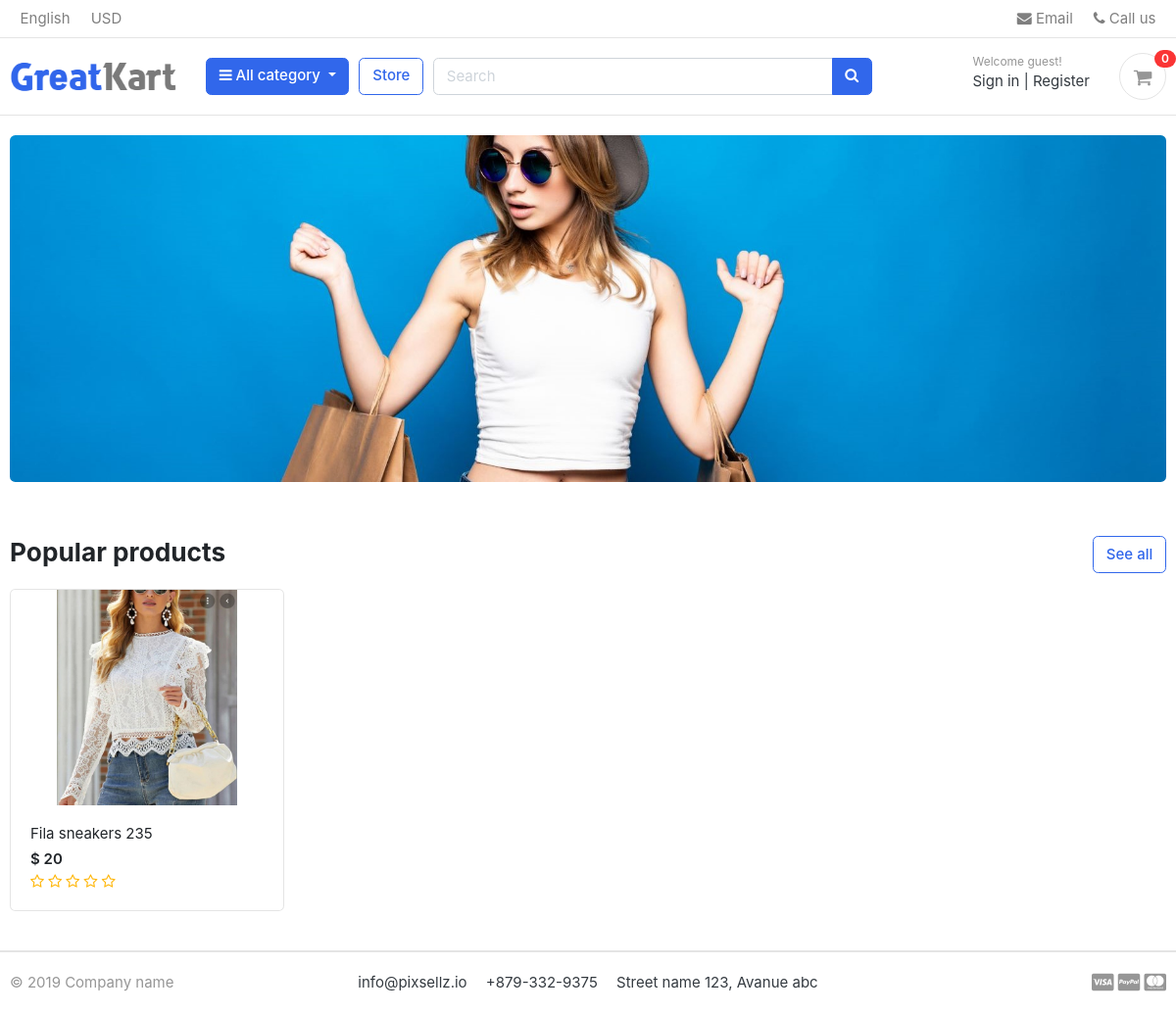
The page / on the database its author committed.
### store/models.py (models this page shows, shortened)
class Product(models.Model):
    product_name    = models.CharField(max_length=200, unique=True)
    slug            = models.SlugField(max_length=200, unique=True)
    description     = models.TextField(max_length=500, blank=True)
    price           = models.IntegerField()
    images          = models.ImageField(upload_to='photos/products')
    stock           = models.IntegerField()
    is_available    = models.BooleanField(default=True)
    category        = models.ForeignKey(Category, on_delete=models.CASCADE)
    created_date    = models.DateTimeField(auto_now_add=True)
    modified_date   = models.DateTimeField(auto_now=True)
    def get_url(self):
        return reverse('product_detail', args=[self.category.slug, self.slug])
    def averageReview(self):
        reviews = ReviewRating.objects.filter(product=self, status=True).aggregate(average=Avg('rating'))
        avg = 0
        if reviews['average'] is not None:
            avg = float(reviews['average'])
        return avg

### greatkart/views.py (the view)
# urls.py: 2. Add a URL to urlpatterns:  path('', views.home, name='home')
def home(request):
    products = Product.objects.all().filter(is_available=True).order_by('created_date')
    reviews = None
    for product in products:
        reviews = ReviewRating.objects.filter(product_id=product.id, status=True)
    context = {
        'products': products,
        'reviews': reviews,
    }
    return render(request, 'home.html', context)

### carts/context_processors.py (called while the page is built)
def counter(request):
    cart_count = 0
    if 'admin' in request.path:
        return {}
    else:
        try:
            cart = Cart.objects.filter(cart_id=_cart_id(request))
            if request.user.is_authenticated:
                cart_items = CartItem.objects.all().filter(user=request.user)
            else:
                cart_items = CartItem.objects.all().filter(cart=cart[:1])
            for cart_item in cart_items:
                cart_count += cart_item.quantity
        except Cart.DoesNotExist:
            cart_count = 0
    return dict(cart_count=cart_count)

### carts/views.py (called while the page is built)
def _cart_id(request):
    cart = request.session.session_key
    if not cart:
        cart = request.session.create()
    return cart

### category/context_processors.py (called while the page is built)
def menu_links(request):
    links = Category.objects.all()
    return dict(links=links)

### category/models.py (called while the page is built)
    def get_url(self):
            return reverse('products_by_category', args=[self.slug])

### templates/home.html
{% extends 'base.html' %}
{% load static %}
{% block content %}
<section class="section-intro padding-y-sm">
<div class="container">
<div class="intro-banner-wrap">
	<img src="{% static 'images/banners/cover.jpg' %}" class="img-fluid rounded">
</div>
</div>
</section>
<section class="section-name padding-y-sm">
<div class="container">
<header class="section-heading">
	<a href="{% url 'store' %}" class="btn btn-outline-primary float-right">See all</a>
	<h3 class="section-title">Popular products</h3>
</header>
<div class="row">
	{% for product in products %}
	<div class="col-md-3">
		<div class="card card-product-grid">
			<a href="{{ product.get_url }}" class="img-wrap"> <img src="{{ product.images.url }}"> </a>
			<figcaption class="info-wrap">
				<a href="{{ product.get_url }}" class="title">{{ product.product_name }}</a>
				<div class="price mt-1">$ {{ product.price }}</div>
				<div class="rating-star">
					<span>
						<i class="fa fa-star{% if product.averageReview < 0.5 %}-o{% elif product.averageReview >= 0.5 and product.averageReview < 1 %}-half-o {% endif %}" aria-hidden="true"></i>
						<i class="fa fa-star{% if product.averageReview < 1.5 %}-o{% elif product.averageReview >= 1.5 and product.averageReview < 2 %}-half-o {% endif %}" aria-hidden="true"></i>
						<i class="fa fa-star{% if product.averageReview < 2.5 %}-o{% elif product.averageReview >= 2.5 and product.averageReview < 3 %}-half-o {% endif %}" aria-hidden="true"></i>
						<i class="fa fa-star{% if product.averageReview < 3.5 %}-o{% elif product.averageReview >= 3.5 and product.averageReview < 4 %}-half-o {% endif %}" aria-hidden="true"></i>
						<i class="fa fa-star{% if product.averageReview < 4.5 %}-o{% elif product.averageReview >= 4.5 and product.averageReview < 5 %}-half-o {% endif %}" aria-hidden="true"></i>
						</span>
				</div>
			</figcaption>
		</div>
	</div>
	{% endfor %}
</div>
</div>
</section>
</body>
</html>
{% endblock %}

### static/css/ui.css (style rules this page uses)
html { font-family: "Inter", sans-serif; font-size: 15px; }
.img-wrap { text-align: center; display: block; }
.img-wrap img { max-width: 100%; }
.padding-y-sm { padding-top: 20px; padding-bottom: 20px; }
.section-heading { margin-bottom: 20px; margin-top: 15px; }
.section-title { color: #212529; }
[class*=card-product] a.title { color: #212529; display: block; }
[class*=card-product] .img-wrap { overflow: hidden; position: relative; }
[class*=card-product] .img-wrap img { height: 100%; max-width: 100%; width: auto; display: inline-block; -o-object-fit: cover; object-fit: cover; }
.card-product-grid { margin-bottom: 20px; }
.card-product-grid .img-wrap { border-radius: 0.2rem 0.2rem 0 0; height: 220px; }
.card-product-grid .info-wrap { overflow: hidden; padding: 18px 20px; }
.card .img-wrap { overflow: hidden; }
.price { font-weight: 600; color: #212529; }

### static/css/custom.css (style rules this page uses)
.rating-star i { color: #ffb503 !important; }

### rows shown on the page
Product: images (picture), product_name "Fila sneakers 235", price "20"

### other values the page prints
{{ cart_count }} "0"
